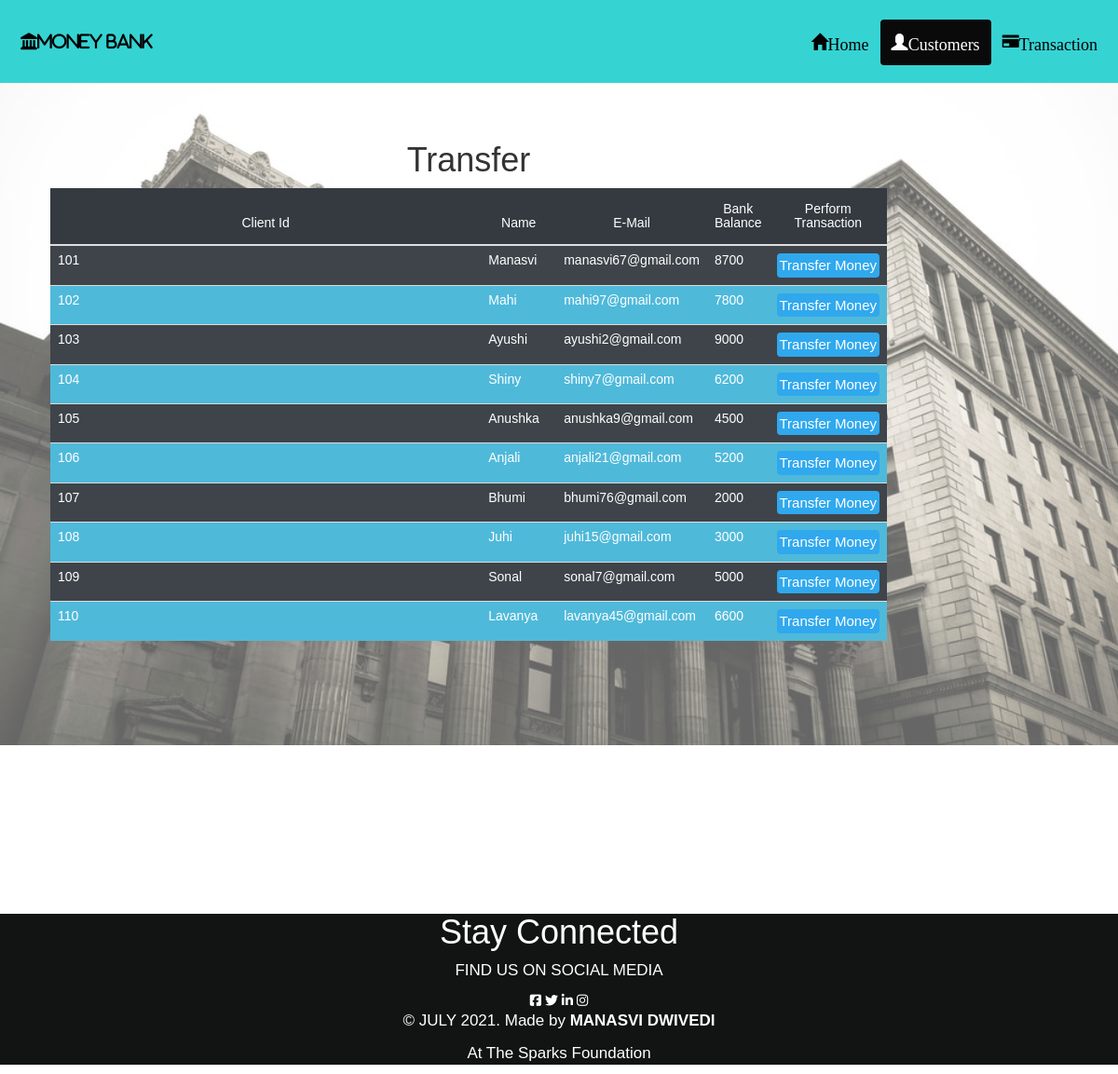
/transfer.php, run on the app's committed database.
### tables this page shows
CREATE TABLE `users1` (
  `cid` int(3) NOT NULL,
  `cName` varchar(20) NOT NULL,
  `E-mail` varchar(20) DEFAULT NULL,
  `Balance` int(10) NOT NULL
);

### transfer.php (the view, shortened to what this page needs)
<!DOCTYPE html>
<html lang="en">
<head>
    <link rel="stylesheet" href="https://maxcdn.bootstrapcdn.com/bootstrap/4.5.2/css/bootstrap.min.css">
  <link rel="stylesheet" href="https://cdnjs.cloudflare.com/ajax/libs/font-awesome/4.7.0/css/font-awesome.min.css">
  <link rel="stylesheet" href="https://maxcdn.bootstrapcdn.com/bootstrap/3.4.0/css/bootstrap.min.css">
    <link rel="stylesheet" href="https://cdnjs.cloudflare.com/ajax/libs/font-awesome/4.7.0/css/font-awesome.min.css">
  <link rel="stylesheet" href="./st.css"/>
    <link rel="stylesheet" href="./sty.css"/>
</head>
<body>
<div class="header">
        <a href="#default" class="fas fa-landmark">Money Bank</a>
        <div class="header-right">
         <a class="glyphicon glyphicon-home" href="./index.php">Home</a>
          <a class="active glyphicon glyphicon-user" href="transfer.php">Customers</a>
          <a class="glyphicon glyphicon-credit-card" href="./transaction.php">Transaction</a>
        </div>
      </div>
    <?php
    include 'conn.php';
    $sql = "SELECT * FROM users1";
    $result = mysqli_query($conn, $sql);
    ?>
    <div class="container">
        <br />
        <div class="row">
            <div class="col">
              <h1>Transfer</h1>
                <div class="container-fluid table-responsive-sm">
                    <table class="table table-dark table-striped">
                        <thead>
                            <tr>
                                <th scope="col" class="text-center py-2"><h5>Client Id</h5></th>
                                <th scope="col" class="text-center py-2"><h5>Name</h5></th>
                                <th scope="col" class="text-center py-2"><h5>E-Mail</h5></th>
                                <th scope="col" class="text-center py-2"><h5>Bank Balance</h5></th>
                                <th scope="col" class="text-center py-2"><h5>Perform Transaction</h5></th>
                            </tr>
                        </thead>
                        <tbody>
                            <?php
                                while ( $row = mysqli_fetch_assoc($result)) {
                            ?>
                                    <tr>
                                        <td class="center py-2"><?php echo  $row['cid'] ; ?></td>
                                        <td class="center py-2"><?php echo  $row['cName'] ; ?></td>
                                        <td class="center py-2"><?php echo $row['E-mail'] ; ?></td>
                                        <td class="center py-2"><?php echo $row['Balance'] ; ?></td>
                                        <td class="center"><a href="tran.php?cid=<?php echo $row['cid']; ?>"> <button type="button" class="btn ">Transfer Money</button></a></td>
                                    </tr>
                            <?php
                                }
                            ?>
                        </tbody>
                    </table>
                </div>
            </div>
        </div>
    </div>
    <div class="footer">
      <h1>Stay Connected</h1>
        <p>FIND US ON SOCIAL MEDIA</p>
        <link rel="stylesheet" href="https://cdnjs.cloudflare.com/ajax/libs/font-awesome/4.7.0/css/font-awesome.min.css">
        <i class="social-icon fa fa-facebook-square" aria-hidden></i>
        <i class="social-icon fa fa-twitter" aria-hidden="true"></i>
        <i class="social-icon fa fa-linkedin" aria-hidden="true"></i>
        <i class="social-icon fa fa-instagram" aria-hidden="true"></i>
        <p>&copy JULY 2021. Made by <b>MANASVI DWIVEDI</b>
        <p> At The Sparks Foundation</p>
    </div>
</body>
</html>

### st.css (style rules this page uses)
* { margin: 0px; padding: 0px; box-sizing: border-box; font-family: 'Otomanopee One', sans-serif; }
.container { max-width: 80%; padding: 34px; margin: 23px; }
.container h1 { text-align: center; }
p { font-size: 17px;; }
.btn { color:white; background-color: rgb(32, 110, 226); font-size: 15px; text-align: center; }
.footer { position: relative; left: 0; bottom: 0; width: 100%; background-color:rgb(10, 10, 10); color: white; text-align: center; }
body { font-family: Arial, Helvetica, sans-serif; margin: 0; }
html { box-sizing: border-box; }
*, *:before, *:after { box-sizing: inherit; }
.row { margin-bottom: 250px; }
.container { padding: 0 16px; }
.container::after, .row::after { content: ""; clear: both; display: table; }

### sty.css (style rules this page uses)
* { box-sizing:border-box }
.active, .dot:hover { background-color: #717171; }
.header { overflow: hidden; background-color: #36d3d3; padding: 20px 10px; }
.header a { float: left; color: black; text-align: center; padding: 12px; text-decoration: none; font-size: 18px; line-height: 25px; border-radius: 4px; }
.header a.active { background-color: rgb(10, 10, 10); color: white; }
.header-right { float: right; }
.footer { position: relative; left: 0; bottom: 0; width: 100%; background-color:rgb(18, 19, 19); color: white; text-align: center; }
.center { margin-left: auto; margin-right: auto; width: 90%; margin: 50px; }
tr:nth-child(even) { background-color: #4fb9da; }
.btn { text-align: right; background-color:rgb(48, 168, 238); color: white; padding: 1px 2px; cursor: pointer; float: center; }

### data on the page
users1: cid "101", cName "Manasvi", value "manasvi67@gmail.com", Balance "8700"
users1: cid "102", cName "Mahi", value "mahi97@gmail.com", Balance "7800"
users1: cid "103", cName "Ayushi", value "ayushi2@gmail.com", Balance "9000"
users1: cid "104", cName "Shiny", value "shiny7@gmail.com", Balance "6200"
users1: cid "105", cName "Anushka", value "anushka9@gmail.com", Balance "4500"
users1: cid "106", cName "Anjali", value "anjali21@gmail.com", Balance "5200"
users1: cid "107", cName "Bhumi", value "bhumi76@gmail.com", Balance "2000"
users1: cid "108", cName "Juhi", value "juhi15@gmail.com", Balance "3000"
users1: cid "109", cName "Sonal", value "sonal7@gmail.com", Balance "5000"
users1: cid "110", cName "Lavanya", value "lavanya45@gmail.com", Balance "6600"
